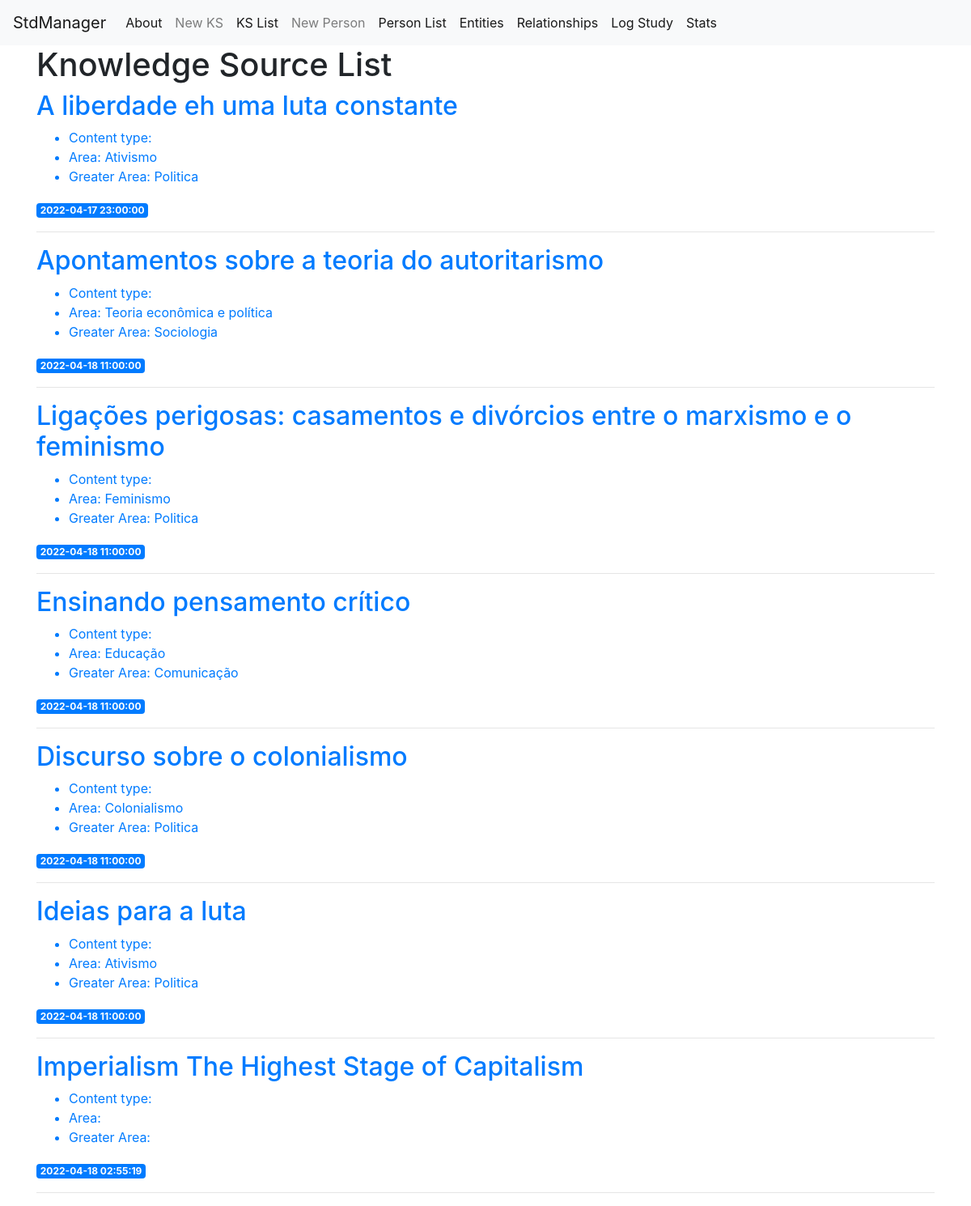
Page /ks-list on the committed database.
### tables this page shows
CREATE TABLE knowledge_source (
	ks_id INTEGER PRIMARY KEY AUTOINCREMENT,
	ks_created_at TIMESTAMP NOT NULL DEFAULT CURRENT_TIMESTAMP,
	ks_type TEXT NOT NULL,
	ks_name TEXT NOT NULL,
	main_person_id INTEGER,
	area TEXT,
	greater_area TEXT
);

### app.py (the view)
@app.route('/ks-list')
def ks_list():
    conn = get_db_connection()
    knowledge_source = conn.execute('SELECT * FROM knowledge_source').fetchall()
    conn.close()
    return render_template('ks_list.html', knowledge_source=knowledge_source)

### app.py (called while the page is built)
def get_db_connection():
    conn = sqlite3.connect('database.db')
    conn.row_factory = sqlite3.Row
    return conn

### templates/ks_list.html
{% extends 'base.html' %}
{% block content %}
    <h1>{% block title %} Knowledge Source List {% endblock %}</h1>
    {% for ks in knowledge_source %}
        <a href="#">
            <h2>{{ ks['ks_name'] }}</h2>
            <ul>
                <li>Content type: {{ ks['ls_type'] }}</li>
                <li>Area: {{ ks['area'] }}</li>
                <li>Greater Area: {{ ks['greater_area'] }}</li>
            </ul>
        </a>
        <span class="badge badge-primary">{{ ks['ks_created_at'] }}</span>
        <hr>
    {% endfor %}
{% endblock %}

### rows in the picture
knowledge_source: ks_name "A liberdade eh uma luta constante", area "Ativismo", greater_area "Politica", ks_created_at "2022-04-17 23:00:00"
knowledge_source: ks_name "Apontamentos sobre a teoria do autoritarismo", area "Teoria econômica e política", greater_area "Sociologia", ks_created_at "2022-04-18 11:00:00"
knowledge_source: ks_name "Ligações perigosas: casamentos e divórcios entre o marxismo e o feminismo", area "Feminismo", greater_area "Politica", ks_created_at "2022-04-18 11:00:00"
knowledge_source: ks_name "Ensinando pensamento crítico", area "Educação", greater_area "Comunicação", ks_created_at "2022-04-18 11:00:00"
knowledge_source: ks_name "Discurso sobre o colonialismo", area "Colonialismo", greater_area "Politica", ks_created_at "2022-04-18 11:00:00"
knowledge_source: ks_name "Ideias para a luta", area "Ativismo", greater_area "Politica", ks_created_at "2022-04-18 11:00:00"
knowledge_source: ks_name "Imperialism The Highest Stage of Capitalism", ks_created_at "2022-04-18 02:55:19"
